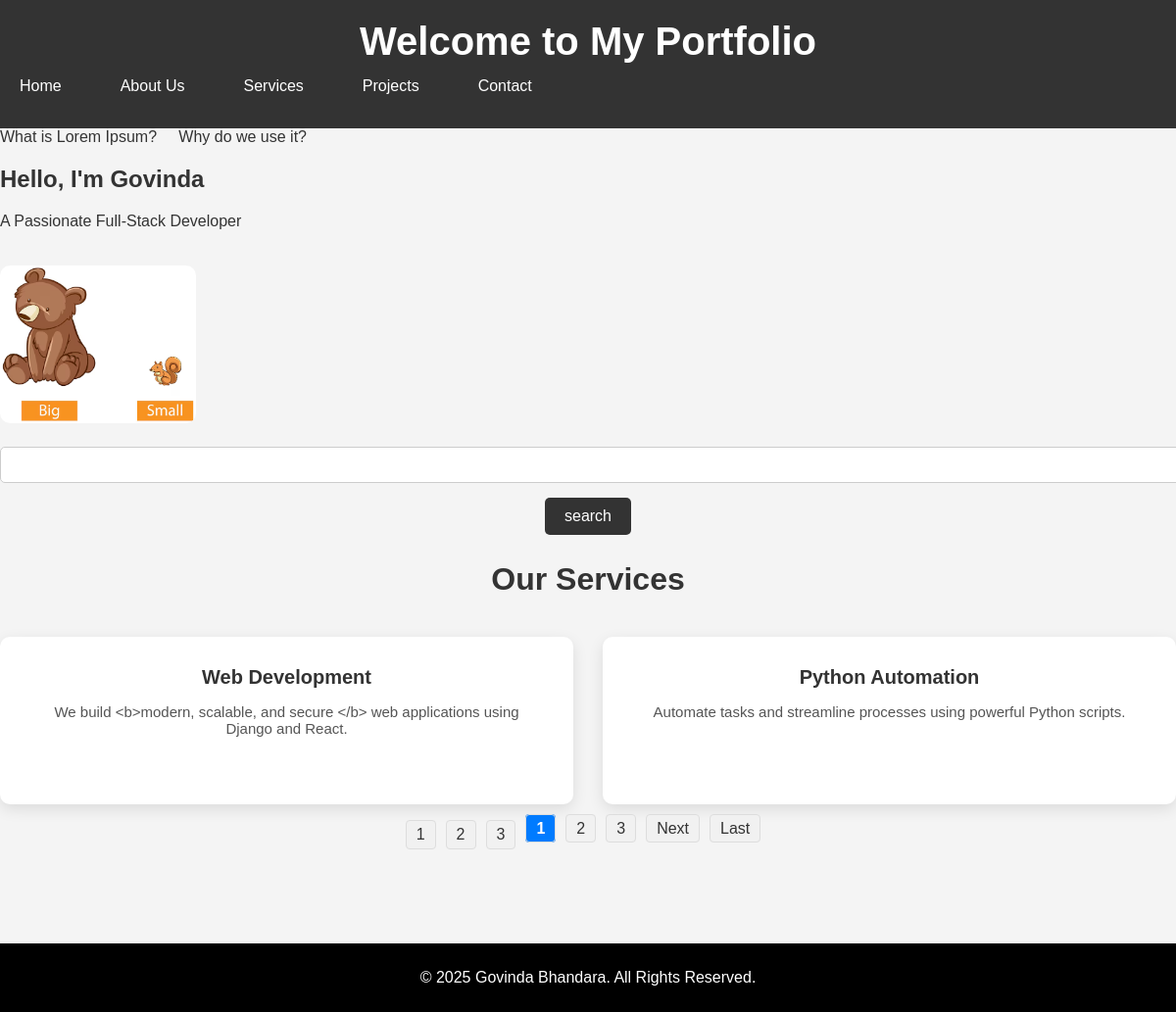
The app's page /service/ with its own data.
### news/models.py (models this page shows, shortened)
class News(models.Model):
    news_title = models.CharField(max_length=50)
    news_desc = HTMLField()
    news_image=models.FileField(upload_to="news/",max_length=250,null=True, default=None)
    news_slug = AutoSlugField(populate_from='news_title', unique=True, null=True, default=None)

### service/models.py (models this page shows)
class Service(models.Model):
    service_icon=models.CharField(max_length=50)
    service_title=models.CharField(max_length=50)
    service_des=models.TextField()
    service_image=models.FileField(upload_to="service/",max_length=250,null=True,default=None)

### firstproject/views.py (the view)
# urls.py: path('service/',views.service, name="service"),
def service(request):
    servicesData=Service.objects.all()
    paginator = Paginator(servicesData,2)
    page_no = request.GET.get('page')
    ServiceDataFinal = paginator.get_page(page_no)
    total_page=ServiceDataFinal.paginator.num_pages
    if request.method=="GET":
        st=request.GET.get('servicename')
        if st!=None:
            servicesData= Service.objects.filter(service_title__icontains=st)
    data= {
        'servicesData':servicesData,
        'servicesData':ServiceDataFinal,
        "lastpage":total_page,
        'totalpagelist':[n+1 for n in range(total_page)]
    }
    return render(request,"service.html",data)

### news/context_processors.py (called while the page is built)
def all_news(request):
    return {
        'all_news': News.objects.all()
    }

### templates/service.html (shortened to what this page needs)
{% extends 'base.html' %}
{% load static %}
{% block content %}
<section class="services-section">
  <form method="get">
    <input type="text" name="servicename" value=""/>
    <input type="submit" value="search"/>
  </form>
  <h2> Our Services</h2>
  <div class="service-grid">
    {% for n in servicesData %}
    <div class="service-card">
    <div class="service-title">{{n.service_title}}</div>
    <p class="service-description">{{n.service_des }}</p>
    </div>
    {% empty %}
    No data found
    {% endfor %}
  </div>
  <div class="pagination">
    <ul class="pagination-list">
      {% for n in totalpagelist%}
      <li class="pagination-list"><a href="?page=1&servicename={{ request.GET.servicename }}">{{n}}</a></li>
      {% endfor %}
      {% for num in servicesData.paginator.page_range %}
        <li class="{% if servicesData.number == num %}active{% endif %}">
          <a href="?page={{ num }}&servicename={{ request.GET.servicename }}">{{ num }}</a>
        </li>
      {% endfor %}
      {% if servicesData.has_next %}
      <li><a href="?page={{ servicesData.next_page_number }}&servicename={{ request.GET.servicename }}">Next</a></li>
      <li><a href="?page={{ lastpage}}">Last</a></li>
      {% endif %}
    </ul>
  </div>
</section>
{% endblock %}

### templates/base.html (shortened to what this page needs)
<!DOCTYPE html>
<html lang="en">
<head>
</head>
<body>
  {% include "header.html" %}
  {% block content %}
  {% endblock content %}
  {% include "footer.html" %}
</body>
</html>

### templates/header.html (shortened to what this page needs)
{% load static %}
<!DOCTYPE html>
<html lang="en">
<head>
  <link rel="stylesheet" href="{% static 'css/style.css' %}"/>
</head>
<body>
  <header>
    <h1>Welcome to My Portfolio</h1>
    <nav>
  <ul class="navbar">
    <li class="{% if request.path == '/' %}active{% endif %}">
    <a href="{% url 'home' %}">Home</a></li>
    <li class="{% if request.path == '/about/' %}active{% endif %}">
    <a href="{% url 'about' %}">About Us</a></li>
    <li class="{% if request.path == '/service/' %}active{% endif %}">
    <a href="{% url 'service' %}">Services</a></li>
    <li class="{% if request.path == '/projects/' %}active{% endif %}">
    <a href="{% url 'projects' %}">Projects</a></li>
    {% url 'contact' as url %}
    <li class="{% if request.path == url %}active{% endif %}">
    <a href="{{url}}">Contact</a>
    </li>
  </ul>
</nav>
</header>
<marquee onmouseover="this.stop()" onmouseout="this.start()">
  {% for news in all_news %}
  <a href="{% url 'news-detail' news.news_slug %}" style="color: inherit; text-decoration: none;">
    {{ news.news_title }} &nbsp;&nbsp;&nbsp;
  </a>
  {% endfor %}
</marquee>
  <section class="hero">
    <h2>Hello, I'm Govinda</h2>
    <p>A Passionate Full-Stack Developer</p>
    <img src="{% static 'img/image.avif' %}" alt="Govinda's Profile" width="200">
  </section>

### templates/footer.html
  <footer>
    <p>&copy; 2025 Govinda Bhandara. All Rights Reserved.</p>
  </footer>

### static/css/style.css (style rules this page uses)
body { font-family: Arial, sans-serif; background-color: #f4f4f4; margin: 0; padding: 0; padding-bottom: 150px; color: #333; }
header { background-color: #333; color: white; padding: 20px 0; text-align: center; }
header h1 { margin: 0; font-size: 2.5rem; }
.navbar { list-style: none; display: flex; gap: 20px; margin: 0; padding: 0; background-color: #333; }
.navbar li { display: inline; }
.navbar a { display: block; color: white; text-decoration: none; padding: 14px 20px; }
footer { position: fixed; bottom: 0; width: 100%; background-color: #000; color: white; text-align: center; padding: 10px 0; }
img { border-radius: 10px; max-width: 100%; height: auto; margin-top: 20px; }
form { margin-top: 20px; }
form input[type="text"], form input[type="email"], form textarea { width: 100%; padding: 10px; margin-bottom: 15px; border: 1px solid #ccc; border-radius: 5px; }
form input[type="submit"] { background-color: #333; color: white; border: none; padding: 10px 20px; font-size: 1rem; border-radius: 5px; cursor: pointer; }
.services-section { text-align: center; }
.services-section h2 { font-size: 32px; margin-bottom: 10px; }
.service-grid { display: grid; grid-template-columns: repeat(auto-fit, minmax(280px, 1fr)); gap: 30px; margin-top: 40px; }
.service-card { background-color: #fff; padding: 30px; border-radius: 10px; box-shadow: 0 5px 15px rgba(0, 0, 0, 0.1); transition: 0.3s ease; }
.service-title { font-size: 20px; font-weight: bold; margin-bottom: 10px; }
.service-description { color: #555; font-size: 15px; }

### templates/base.html (style rules this page uses)
body { padding-bottom: 100px; }

### templates/service.html (style rules this page uses)
.services-section { text-align: center; }
.services-section h2 { font-size: 32px; margin-bottom: 10px; }
.service-grid { display: grid; grid-template-columns: repeat(auto-fit, minmax(280px, 1fr)); gap: 30px; margin-top: 40px; }
.service-card { background-color: #fff; padding: 30px; border-radius: 10px; box-shadow: 0 5px 15px rgba(0, 0, 0, 0.1); transition: 0.3s ease; }
.service-title { font-size: 20px; font-weight: bold; margin-bottom: 10px; }
.service-description { color: #555; font-size: 15px; }
.pagination-list { display: flex; list-style: none; padding: 0; justify-content: center; }
.pagination-list li { margin-right: 10px; }
.pagination-list a { text-decoration: none; padding: 5px 10px; border: 1px solid #ddd; border-radius: 4px; background-color: #f1f1f1; color: #333; }
.pagination-list .active a { font-weight: bold; background-color: #007bff; color: white; }

### records on screen
News: news_title "What is Lorem Ipsum?"
News: news_title "Why do we use it?"
Service: service_title "Web Development", service_des "We build <b>modern, scalable, and secure </b> web applications using Django and React."
Service: service_title "Python Automation", service_des "Automate tasks and streamline processes using powerful Python scripts."

### other values on screen
{{ n }} "1" "2" "3"
{{ num }} "1" "2" "3"
